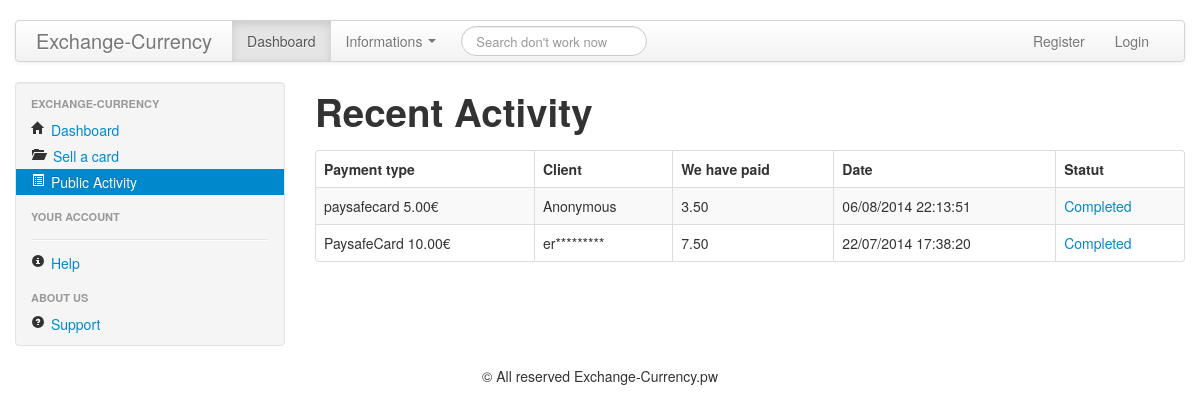
The app's page /index.php?p=activity with its own data.
### tables this page shows
CREATE TABLE `activity` (
  `id` int(11) NOT NULL,
  `abr` varchar(100) DEFAULT NULL,
  `card` varchar(100) DEFAULT NULL,
  `client_id` int(11) DEFAULT NULL,
  `base_value` decimal(20,2) DEFAULT NULL,
  `client_name` varchar(100) DEFAULT NULL,
  `final_value` decimal(20,2) DEFAULT NULL,
  `statut` int(11) UNSIGNED ZEROFILL DEFAULT NULL,
  `date` varchar(100) DEFAULT NULL,
  `hidden` int(5) DEFAULT NULL
);

### pages/activity.php (the view, shortened to what this page needs)
<div class="span9">
					<h1>
						Recent Activity
					</h1>
					<table class="table table-bordered table-striped">
						<thead>
							<tr>
								<th>
									Payment type
								</th>
								<th>
									Client
								</th>
								<th>
									We have paid
								</th>
								<th>
									Date
								</th>
								<th>
									Statut
								</th>
							</tr>
						</thead>
						<tbody>
						<?php
						try
						{
							$bdd = new PDO('mysql:host='.$db_address.';dbname='.$db_base.'', $db_user, $db_password);
						}
						catch (Exception $e)
						{
							die('Erreur : ' . $e->getMessage());
						}
						if(isset($_GET['n']) && !empty($_GET['n']))
						{
							$n = intval($_GET['n']);
							$limit = $n*25;
							$dlimit = (($n*25)-25);
						}
						else
						{
							$dlimit = 0;
							$limit = 25;
						}
						$query = $bdd->prepare("SELECT * FROM activity ORDER BY date DESC LIMIT $dlimit,$limit");
						$query->execute();
						while($data = $query->fetch())
						{
							$name = $data['client_name'];
							if($data['hidden'] == 1)
							{
								$name_len = strlen($name) + 3;
								$replacename = str_repeat('*',$name_len-2);
								$name = $name[0] . $name[1] . $replacename;
							}
							$tdate = $data['date'];
							$fdate = date('d/m/Y H:i:s',$tdate);
							switch($data['statut'])
							{
								case 4:
									$statut = "Completed";
									break;
							}
						?>
							<tr>
								<td>
									<?php echo $data['card'] . ' ' . $data['base_value'] . '&euro;'; ?>
								</td>
								<td>
									<?php echo $name; ?>
								</td>
								<td>
									<?php echo $data['final_value']; ?>
								</td>
								<td>
									<?php echo $fdate; ?>
								</td>
								<td>
									<a href="#" class="view-link"><?php echo $statut; ?></a>
								</td>
							</tr>
						<?php
						}
						?>
						</tbody>
					</table>
				</div>

### css/site.css (style rules this page uses)
body { padding-top:20px; padding-bottom:20px; }
h1 { padding-bottom:0.2em; }

### records on screen
activity: card "paysafecard", base_value "5.00", client_name "Anonymous", final_value "3.50", date "06/08/2014 22:13:51", statut "Completed"
activity: card "PaysafeCard", base_value "10.00", client_name "er*********", final_value "7.50", date "22/07/2014 17:38:20", statut "Completed"
